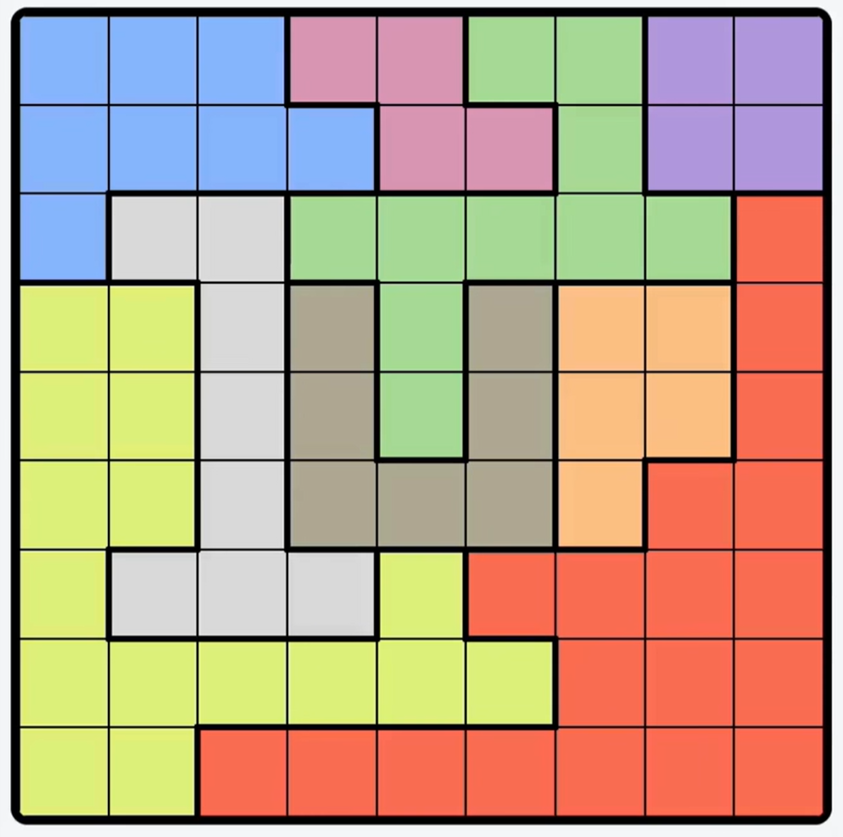
#> input picture queens-game-grid.png, 843 x 837 px, shrunk from 994 x 986 before the run, found by its file name
$ python grid-acquisition.py
#> lines starting #> are read from the running program, lines starting #| are printed output that depends on the picture; after the words box and inside, x2 and y2 are one past the last pixel; in counts of white or black regions, pixels touching at a corner belong together
import cv2
import numpy as np

def detecter_cases(img):
	gray = cv2.cvtColor(img, cv2.COLOR_BGR2GRAY)
	_, thresh = cv2.threshold(gray, 50, 255, cv2.THRESH_BINARY_INV)
	kernel = np.ones((3,3), np.uint8)
	thresh = cv2.dilate(thresh, kernel, iterations=1)
	contours, _ = cv2.findContours(thresh, cv2.RETR_TREE, cv2.CHAIN_APPROX_SIMPLE)
	cases = []
	for cnt in contours:
		x, y, w, h = cv2.boundingRect(cnt)
		if w < 20 or h < 20 or w > img.shape[1]//2 or h > img.shape[0]//2:
			continue
		cases.append((x, y, w, h))
	return cases

def numeroter_couleurs(img, cases):
	color_dict = {}
	color_num = 1
	cases_infos = []
	for x, y, w, h in cases:
		cx, cy = x + w//2, y + h//2
		bgr = tuple(int(v) for v in img[cy, cx])
		if bgr not in color_dict:
			color_dict[bgr] = color_num
			color_num += 1
		num = color_dict[bgr]
		cases_infos.append((x, y, w, h, cx, cy, num))
	return cases_infos, color_dict

def annoter_image(img, cases_infos):
	output = img.copy()
	for x, y, w, h, cx, cy, num in cases_infos:
		cv2.rectangle(output, (x, y), (x + w, y + h), (0, 0, 255), 2)
		cv2.putText(output, str(num), (cx-10, cy+10), cv2.FONT_HERSHEY_SIMPLEX, 0.7, (0,0,0), 2)
	return output

def construire_grille_2d(cases_infos):
	# On regroupe par lignes (ordonnée y)
	lignes = {}
	seuil = 15
	for x, y, w, h, cx, cy, num in cases_infos:
		trouve = False
		for y_ref in lignes:
			if abs(y - y_ref) < seuil:
				lignes[y_ref].append((x, num))
				trouve = True
				break
		if not trouve:
			lignes[y] = [(x, num)]
	grille = []
	for y in sorted(lignes):
		ligne = [num for x, num in sorted(lignes[y])]
		grille.append(ligne)
	return grille

def analyser_grille(path_image):
#> called with path_image = 'queens-game-grid.png'
	img = cv2.imread(path_image)
#> img is the input picture: shape (837, 843, 3); mean B, G, R 137.1, 162.8, 186.3
	cases = detecter_cases(img)
#> in detecter_cases, `gray = cv2.cvtColor(img, cv2.COLOR_BGR2GRAY)`:
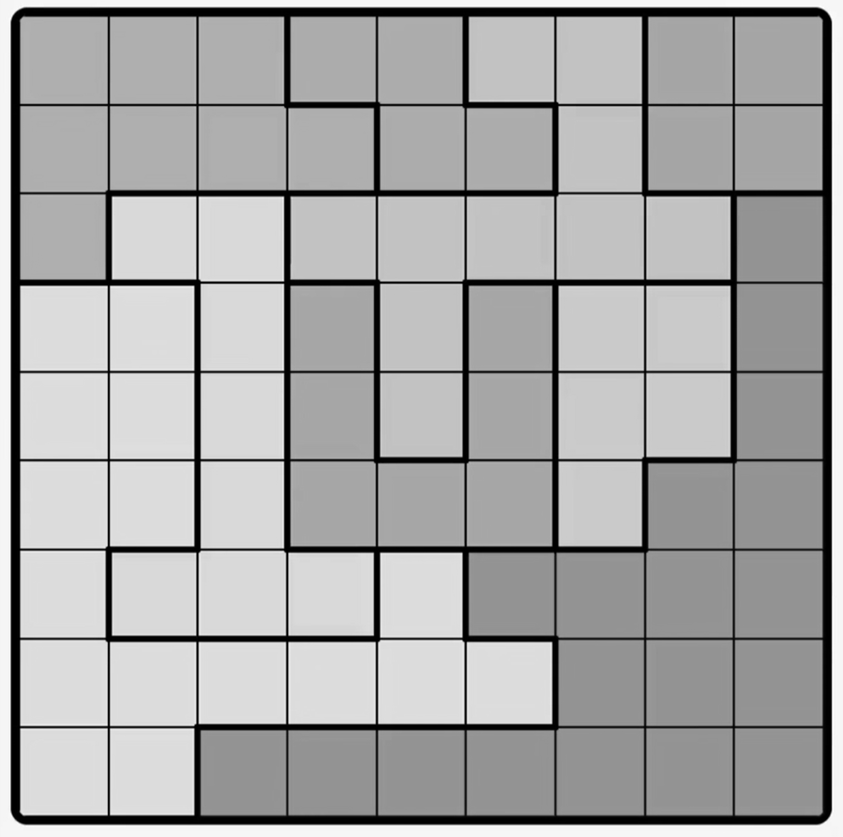
#> gray: shape (837, 843); min 0, max 255, mean 166.9
#> in detecter_cases, `_, thresh = cv2.threshold(gray, 50, 255, cv2.THRESH_BINARY_INV)`:
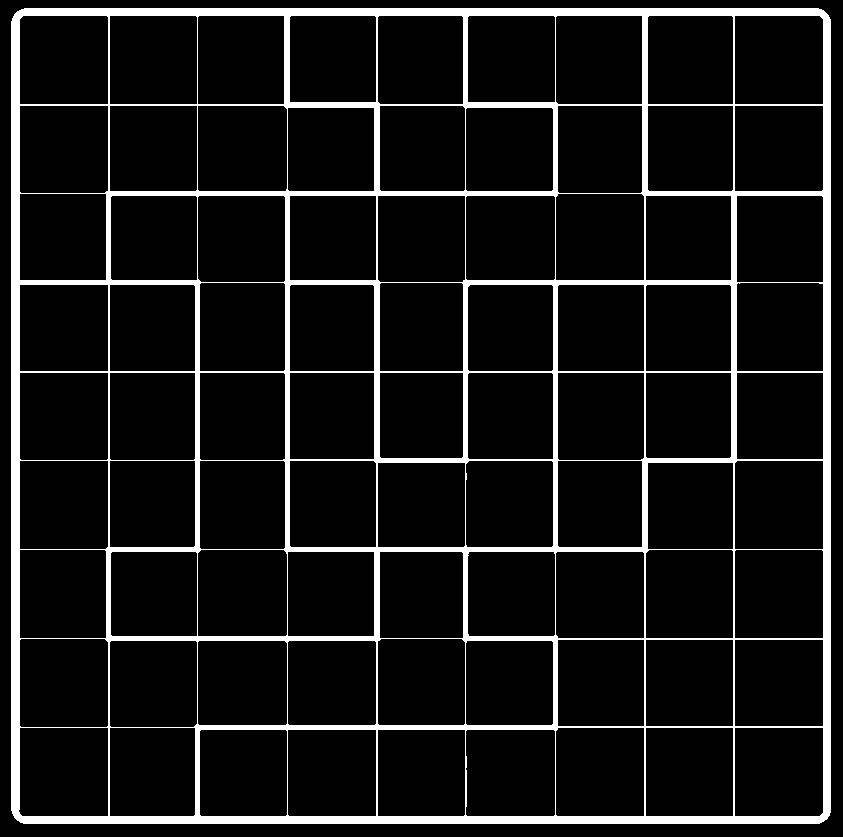
#> thresh: shape (837, 843); 9.3% white; 1 white region, box (x1, y1, x2, y2) and area: (11, 8, 831, 824) 65942
#> in detecter_cases, `thresh = cv2.dilate(thresh, kernel, iterations=1)`:
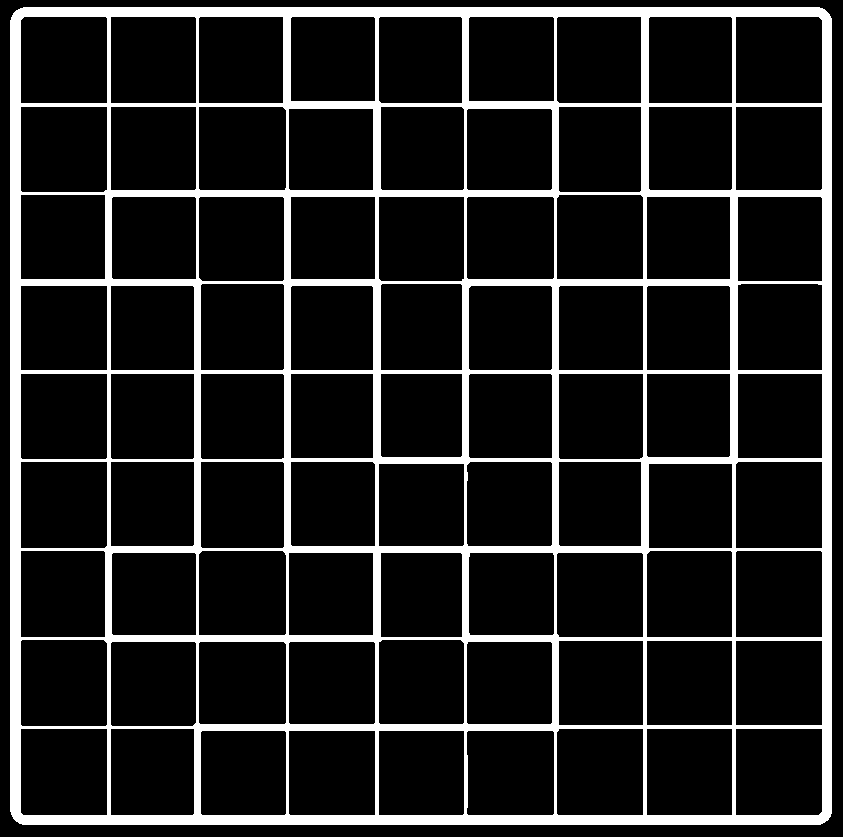
#> thresh: shape (837, 843); 13.7% white; 1 white region
#> in detecter_cases, `contours, _ = cv2.findContours(thresh, cv2.RETR_TREE, cv2.CHAIN_APPROX..`: contours = 82 contours; largest, box (x1, y1, x2, y2) and area: (10, 7, 832, 825) 670558, (735, 550, 823, 638) 7564, (20, 728, 108, 816) 7563, (735, 461, 823, 549) 7563, (20, 461, 108, 549) 7563
#> the loop in detecter_cases, `for cnt in contours:` made 82 passes
#> (x, y, w, h) on passes 1 to 12: (10, 7, 822, 818), (466, 730, 89, 86), (378, 730, 87, 86), (288, 730, 88, 86), (200, 730, 87, 86), (735, 728, 88, 88), (646, 728, 87, 88), (556, 728, 88, 88), (110, 728, 85, 88), (20, 728, 88, 88), (466, 641, 87, 84), (288, 641, 88, 84)
#> after the loop in detecter_cases, `for cnt in contours:`: cases = 81 items, first 6: (466, 730, 89, 86), (378, 730, 87, 86), (288, 730, 88, 86), (200, 730, 87, 86), (735, 728, 88, 88), (646, 728, 87, 88)
	cases_infos, color_dict = numeroter_couleurs(img, cases)
#> the loop in numeroter_couleurs, `for x, y, w, h in cases:` made 81 passes
#> (x, y, w, h, cx, cy, bgr, num) on passes 1 to 12: (466, 730, 89, 86, 510, 773, (81, 108, 249), 1), (378, 730, 87, 86, 421, 773, (81, 108, 249), 1), (288, 730, 88, 86, 332, 773, (81, 108, 249), 1), (200, 730, 87, 86, 243, 773, (81, 108, 249), 1), (735, 728, 88, 88, 779, 772, (81, 108, 249), 1), (646, 728, 87, 88, 689, 772, (81, 108, 249), 1), (556, 728, 88, 88, 600, 772, (81, 108, 249), 1), (110, 728, 85, 88, 152, 772, (121, 240, 220), 2), (20, 728, 88, 88, 64, 772, (121, 240, 220), 2), (466, 641, 87, 84, 509, 683, (121, 240, 220), 2), (288, 641, 88, 84, 332, 683, (121, 240, 220), 2), (198, 641, 89, 84, 242, 683, (121, 240, 220), 2)
#> (cx, cy) on passes 63, 64, 66: (63, 237), (509, 149), (779, 148)
#> after the loop in numeroter_couleurs, `for x, y, w, h in cases:`: cases_infos = 81 items, first 6: (466, 730, 89, 86, 510, 773, 1), (378, 730, 87, 86, 421, 773, 1), (288, 730, 88, 86, 332, 773, 1), (200, 730, 87, 86, 243, 773, 1), (735, 728, 88, 88, 779, 772, 1), (646, 728, 87, 88, 689, 772, 1); color_dict = 9 items; color_num = 10
#> color_dict = 9 items
	img_annotee = annoter_image(img, cases_infos)
#> the loop in annoter_image, `for x, y, w, h, cx, cy, num in cases_infos:` made 81 passes
#> (x, y, w, h, cx, cy, num) on passes 1 to 12: (466, 730, 89, 86, 510, 773, 1), (378, 730, 87, 86, 421, 773, 1), (288, 730, 88, 86, 332, 773, 1), (200, 730, 87, 86, 243, 773, 1), (735, 728, 88, 88, 779, 772, 1), (646, 728, 87, 88, 689, 772, 1), (556, 728, 88, 88, 600, 772, 1), (110, 728, 85, 88, 152, 772, 2), (20, 728, 88, 88, 64, 772, 2), (466, 641, 87, 84, 509, 683, 2), (288, 641, 88, 84, 332, 683, 2), (198, 641, 89, 84, 242, 683, 2)
#> after the loop in annoter_image, `for x, y, w, h, cx, cy, num in cases_infos:`:
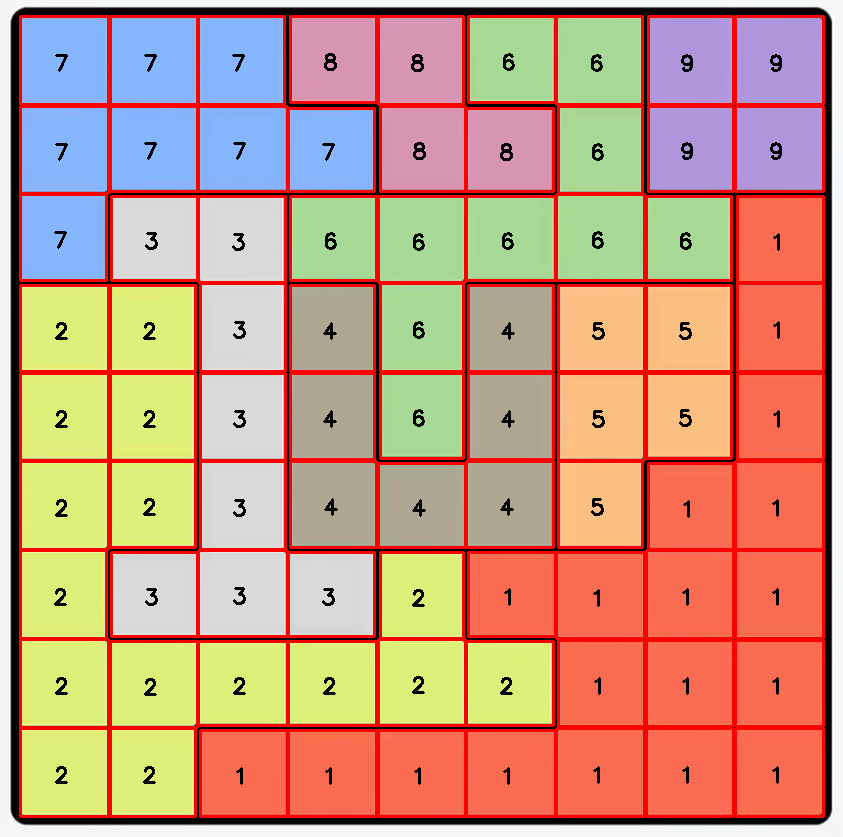
#> output: shape (837, 843, 3); 11.56% of pixels changed, all inside (x1, y1, x2, y2) = (19, 15, 825, 818)
	cv2.imwrite('grille_avec_numeros_et_rectangles.png', img_annotee)
	grille_2d = construire_grille_2d(cases_infos)
#> the loop in construire_grille_2d, `for x, y, w, h, cx, cy, num in cases_infos:` made 81 passes
#> the loop in construire_grille_2d, `for y in sorted(lignes):` made 9 passes
#> (y, ligne) on passes 1 to 9: (16, [7, 7, 7, 8, 8, 6, 6, 9, 9]), (108, [7, 7, 7, 7, 8, 8, 6, 9, 9]), (196, [7, 3, 3, 6, 6, 6, 6, 6, 1]), (285, [2, 2, 3, 4, 6, 4, 5, 5, 1]), (373, [2, 2, 3, 4, 6, 4, 5, 5, 1]), (463, [2, 2, 3, 4, 4, 4, 5, 1, 1]), (552, [2, 3, 3, 3, 2, 1, 1, 1, 1]), (641, [2, 2, 2, 2, 2, 2, 1, 1, 1]), (730, [2, 2, 1, 1, 1, 1, 1, 1, 1])
#> after the loop in construire_grille_2d, `for y in sorted(lignes):`: grille = 9 items, first 6: [7, 7, 7, 8, 8, 6, 6, 9, 9], [7, 7, 7, 7, 8, 8, 6, 9, 9], [7, 3, 3, 6, 6, 6, 6, 6, 1], [2, 2, 3, 4, 6, 4, 5, 5, 1], [2, 2, 3, 4, 6, 4, 5, 5, 1], [2, 2, 3, 4, 4, 4, 5, 1, 1]
#> grille_2d has the same summary as grille in construire_grille_2d
	print("Grille 2D des numéros de couleurs :")
	for ligne in grille_2d:
		print(ligne)
#> this loop made 9 passes
#> ligne on passes 1 to 9: [7, 7, 7, 8, 8, 6, 6, 9, 9], [7, 7, 7, 7, 8, 8, 6, 9, 9], [7, 3, 3, 6, 6, 6, 6, 6, 1], [2, 2, 3, 4, 6, 4, 5, 5, 1], [2, 2, 3, 4, 6, 4, 5, 5, 1], [2, 2, 3, 4, 4, 4, 5, 1, 1], [2, 3, 3, 3, 2, 1, 1, 1, 1], [2, 2, 2, 2, 2, 2, 1, 1, 1], [2, 2, 1, 1, 1, 1, 1, 1, 1]
#| [7, 7, 7, 8, 8, 6, 6, 9, 9]
#| [7, 7, 7, 7, 8, 8, 6, 9, 9]
#| [7, 3, 3, 6, 6, 6, 6, 6, 1]
#| [2, 2, 3, 4, 6, 4, 5, 5, 1]
#| [2, 2, 3, 4, 6, 4, 5, 5, 1]
#| [2, 2, 3, 4, 4, 4, 5, 1, 1]
#| [2, 3, 3, 3, 2, 1, 1, 1, 1]
#| [2, 2, 2, 2, 2, 2, 1, 1, 1]
#> (further printed lines are left out)
	return grille_2d

# Utilisation :
grille = analyser_grille('queens-game-grid.png')
